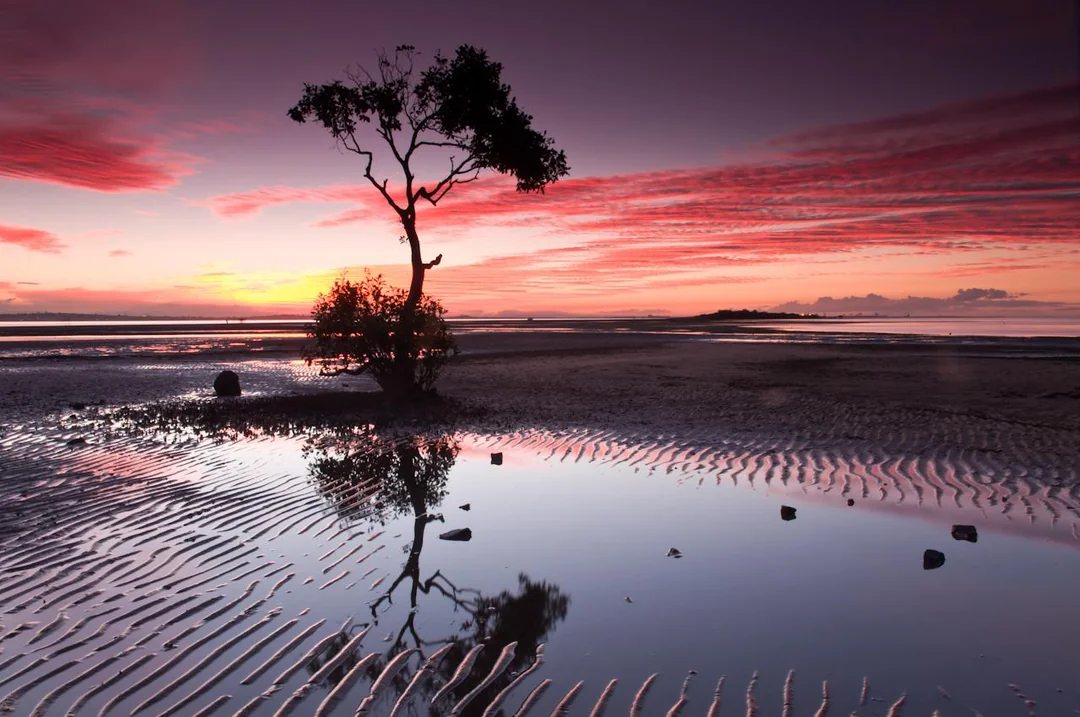
#> input picture input_image1.jpeg, 1080 x 717 px, found by its file name
$ python FilterImg.py
#> lines starting #> are read from the running program, lines starting #| are printed output that depends on the picture
#Image Smoothing using filters - homogeneous,blur(averaging),gaussian,median,bilateral
import cv2
import numpy as np
from matplotlib import pyplot as plt
img = cv2.imread("C:\VSCode\Images\input_image1.jpeg")
#> img is the input picture: shape (717, 1080, 3); mean B, G, R 101.6, 91.8, 121
img = cv2.resize(img,(400,400))
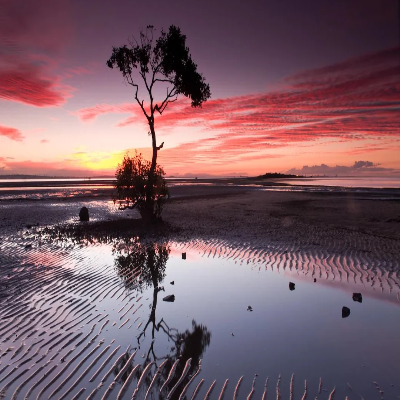
#> img: shape (400, 400, 3); mean B, G, R 101.5, 91.7, 120.9

kernel = np.ones((5,5),np.float32)/25

#FILTER NUMBER -----1
h_filter = cv2.filter2D(img,-1,kernel)
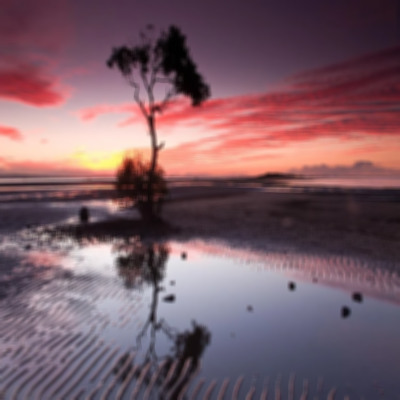
#> h_filter: shape (400, 400, 3); mean B, G, R 101.5, 91.7, 120.9

#FILtER NUMBER 2
blur = cv2.blur(img,(8,8))
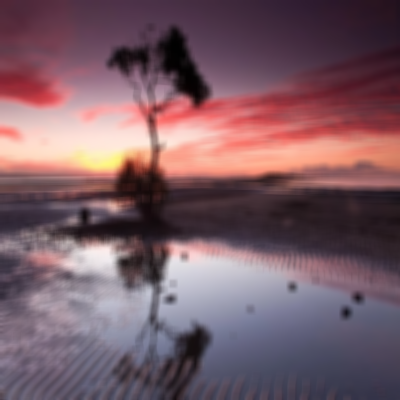
#> blur: shape (400, 400, 3); mean B, G, R 101.6, 91.7, 121

#Filter Number 3
gau= cv2.GaussianBlur(img,(5,5),0) #here 0 is sigma x value

#Filter Number 4

med = cv2.medianBlur(img,5)
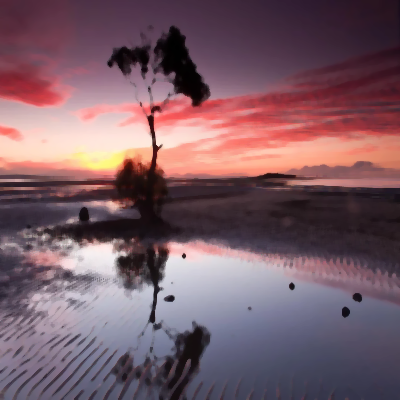
#> med: shape (400, 400, 3); mean B, G, R 101.9, 91.9, 121

#bilateral filter
bi_f = cv2.bilateralFilter(img,9,75,75)

titles = ["original_image","homo","blur","gauss","med","bi_f"]
images = [img,h_filter,blur,gau,med,bi_f]

for i in range(6):
    plt.subplot(2, 3, i+1),
    plt.imshow(images[i], 'gray')
    plt.title(titles[i])
    plt.xticks([]),plt.yticks([])

plt.show()
#> figure, not shown here; B, G, R data is drawn as R, G, B

cv2.waitKey(0)
cv2.destroyAllWindows()

$ run again, with input_image2.jpeg copied over input_image1.jpeg
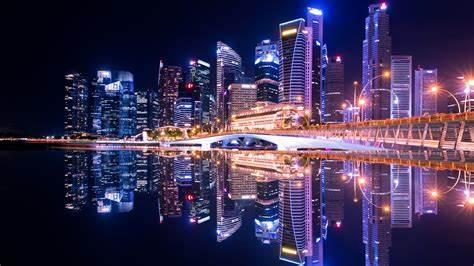
#> input picture input_image2.jpeg, 474 x 266 px, found by its file name
#> img is the input picture: shape (266, 474, 3); mean B, G, R 84.2, 51.1, 63.1
#> `img = cv2.resize(img,(400,400))`:
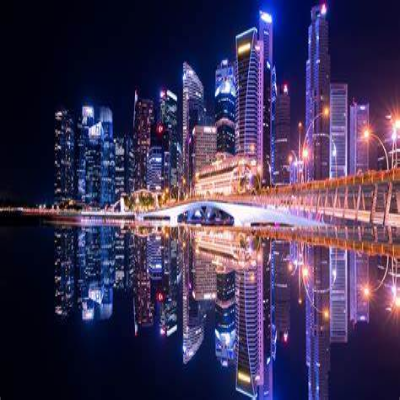
#> img: shape (400, 400, 3); mean B, G, R 84.1, 51, 63
#> `blur = cv2.blur(img,(8,8))`:
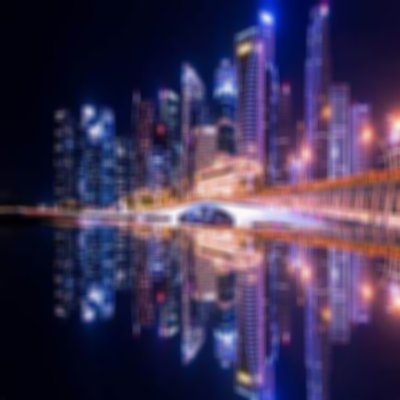
#> blur: shape (400, 400, 3); mean B, G, R 84.1, 50.9, 62.9

$ run again, with input_image.jpeg copied over input_image1.jpeg
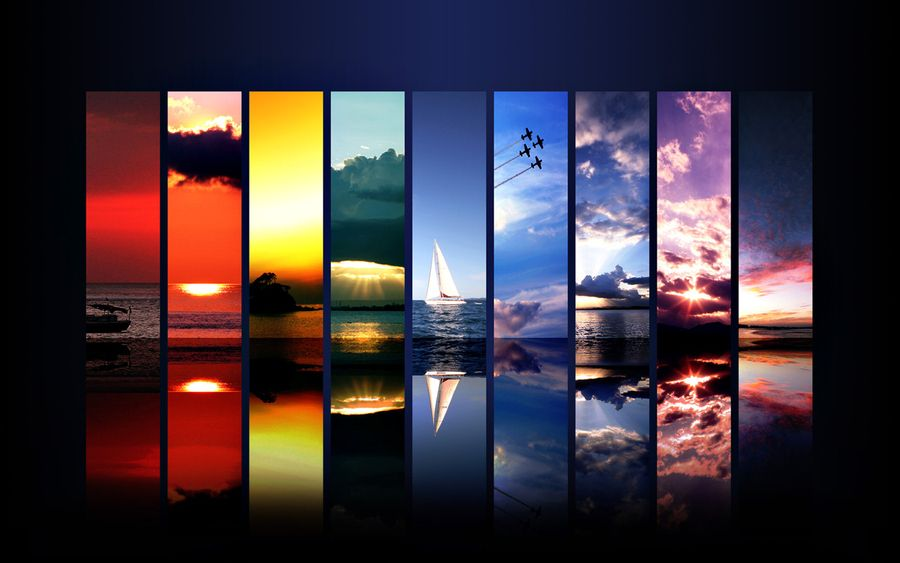
#> input picture input_image.jpeg, 900 x 563 px, found by its file name
#> img is the input picture: shape (563, 900, 3); mean B, G, R 59.4, 51.3, 63
#> img: shape (400, 400, 3)
#> `blur = cv2.blur(img,(8,8))`:
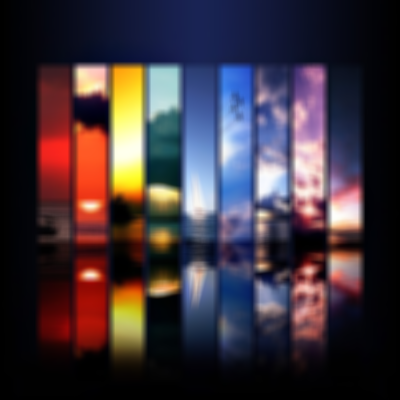
#> blur: shape (400, 400, 3); mean B, G, R 59.4, 51.2, 62.9
#> `med = cv2.medianBlur(img,5)`:
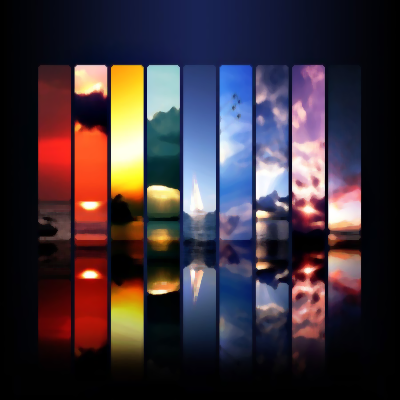
#> med: shape (400, 400, 3); mean B, G, R 59, 50.7, 62.5
